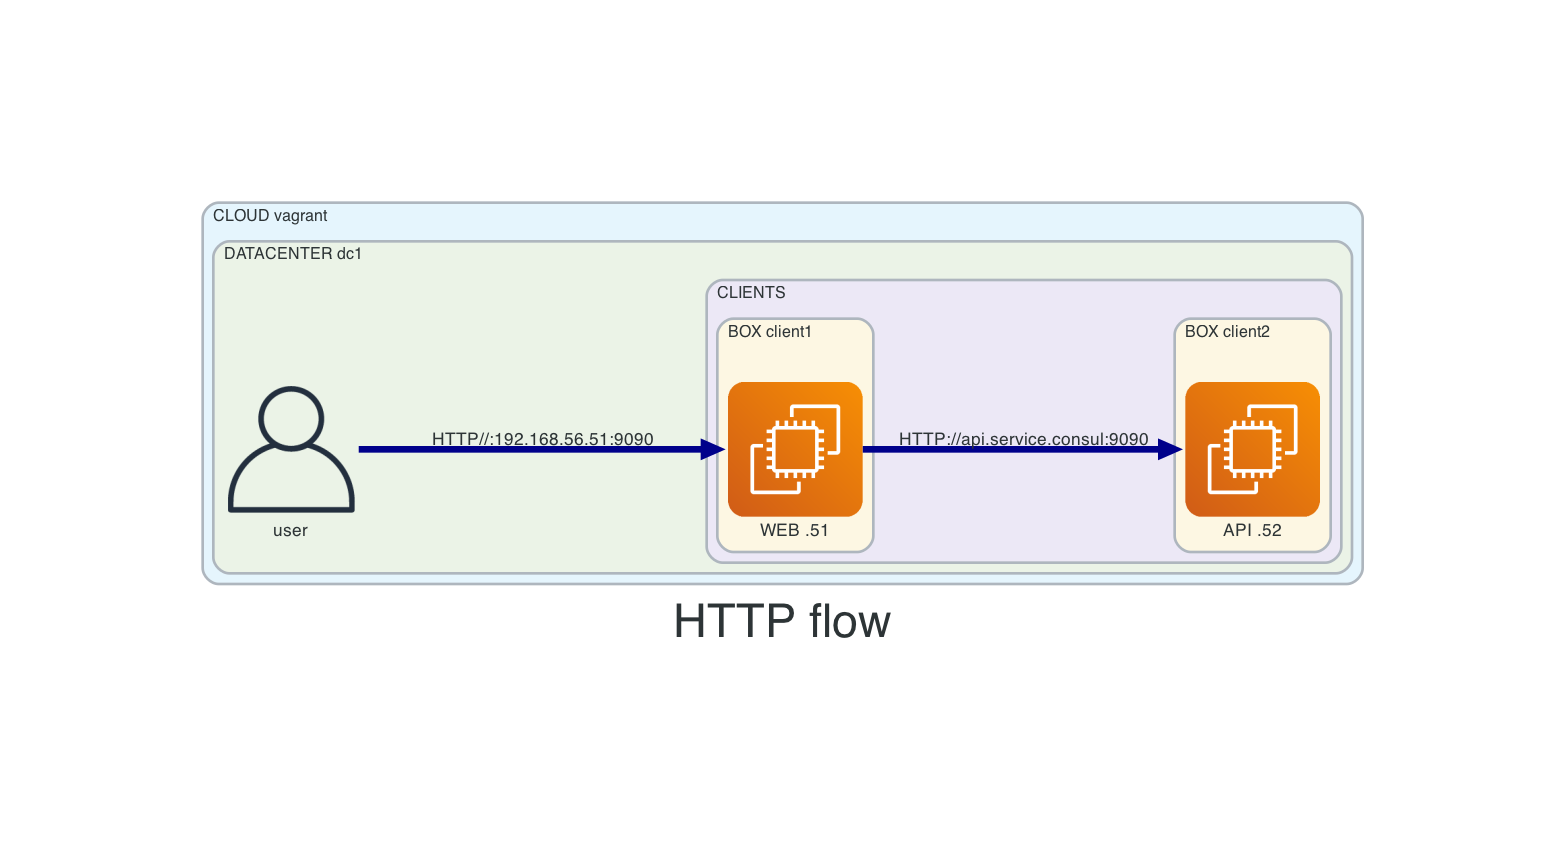

The script that drew this image:
# https://diagrams.mingrammer.com/docs/nodes/aws
# Reference https://github.com/mingrammer/diagrams/issues/17

from diagrams import Diagram, Cluster, Edge
from diagrams.aws.compute import EC2
from diagrams.onprem.client import User

outformat="png"

graph_attr = {
    "layout":"dot",
    "compound":"true",
    "splines":"spline",
    "pencolor" : "blue",
    "penwidth" : "2.0",
    "bgcolor" : "white",
    "fontsize": "35",
    }

with Diagram("HTTP flow", filename="http-flow", direction="LR",outformat=outformat, graph_attr=graph_attr):
    with Cluster("CLOUD vagrant"):
        with Cluster("DATACENTER dc1"):
            user = User("user")
            with Cluster("CLIENTS"):
                with Cluster("BOX client1"):
                    worker_client1 = EC2("WEB .51")
                with Cluster("BOX client2"):
                    worker_client2 = EC2("API .52")
        # LINKS
        # if stop of the line passes cluster (doesn't work) try swap values between ltail and lhead
        user - Edge(penwidth = "5", color = "darkblue", ltail = "cluster_SERVERS", lhead="cluster_BOX client1", minlen="2", label = "HTTP//:192.168.56.51:9090") >> worker_client1
        worker_client1 - Edge(penwidth = "5", color = "darkblue", ltail = "cluster_SERVERS", lhead="cluster_BOX client2", minlen="1", label = "HTTP://api.service.consul:9090") >> worker_client2
